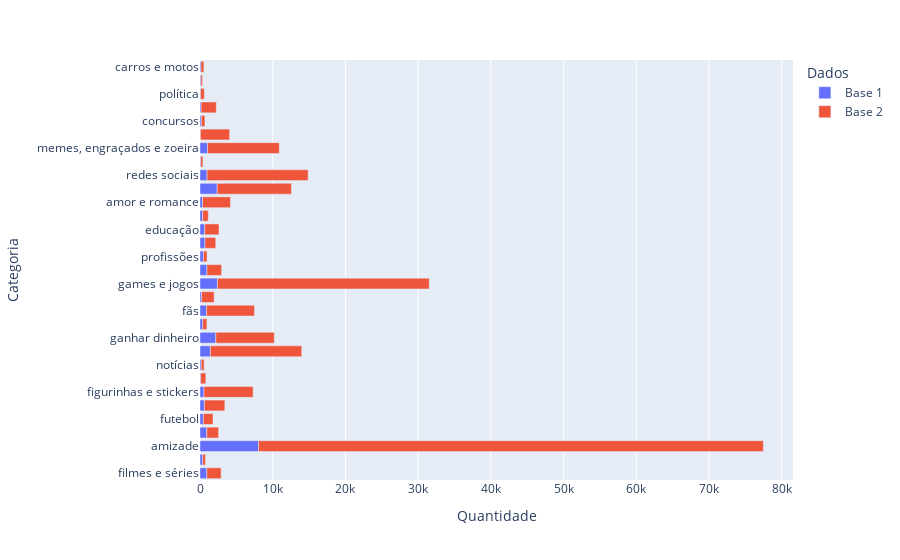

Notebook code for this chart:
### Markdown cell above
## Distribuition

### Code cell
df1 = pd.DataFrame({"Dados": ['Base 1' for i in range(31)], "Categoria": list(qtd_cat_base1.keys()), "Quantidade": list(qtd_cat_base1.values())})
df2 = pd.DataFrame({"Dados": ['Base 2' for i in range(31)], "Categoria": list(qtd_cat_base2.keys()), "Quantidade": list(qtd_cat_base2.values())})

fig = px.bar(pd.concat([df1, df2]), color='Dados', y='Categoria', x='Quantidade')
fig.show()

### Figure 1 — Plotly figure (JSON) as saved in the notebook; plotly's stock layout.template omitted (floating-point values rounded to 4 significant figures)
{"data": [{"alignmentgroup": "True", "hovertemplate": "Dados=Base 1<br>Quantidade=%{x}<br>Categoria=%{y}<extra></extra>", "legendgroup": "Base 1", "marker": {"color": "#636efa", "pattern": {"shape": ""}}, "name": "Base 1", "offsetgroup": "Base 1", "orientation": "h", "showlegend": true, "textposition": "auto", "type": "bar", "x": [941, 359, 8045, 930, 457, 604, 540, 101, 173, 1424, 2175, 373, 891, 221, 2397, 959, 468, 688, 643, 357, 348, 2361, 968, 106, 1042, 61, 186, 157, 83, 124, 137], "xaxis": "x", "y": ["filmes e séries", "tv", "amizade", "religião", "futebol", "esportes e academia", "figurinhas e stickers", "vagas de empregos", "notícias", "desenhos e animes", "ganhar dinheiro", "frases e mensagens", "fãs", "emagrecimento e perda de peso", "games e jogos", "música", "profissões", "moda e beleza", "educação", "namoro", "amor e romance", "outros", "redes sociais", "cidades", "memes, engraçados e zoeira", "links de grupos", "concursos", "festas, baladas e eventos", "política", "receitas", "carros e motos"], "yaxis": "y"}, {"alignmentgroup": "True", "hovertemplate": "Dados=Base 2<br>Quantidade=%{x}<br>Categoria=%{y}<extra></extra>", "legendgroup": "Base 2", "marker": {"color": "#EF553B", "pattern": {"shape": ""}}, "name": "Base 2", "offsetgroup": "Base 2", "orientation": "h", "showlegend": true, "textposition": "auto", "type": "bar", "x": [6759, 69419, 8041, 702, 12564, 29126, 9858, 3838, 1630, 1722, 10214, 1333, 13901, 781, 575, 390, 510, 2007, 398, 4008, 211, 1479, 500, 1961, 298, 1971, 2810, 6600, 2086, 401, 490], "xaxis": "x", "y": ["figurinhas e stickers", "amizade", "ganhar dinheiro", "vagas de empregos", "desenhos e animes", "games e jogos", "memes, engraçados e zoeira", "amor e romance", "religião", "emagrecimento e perda de peso", "outros", "futebol", "redes sociais", "namoro", "frases e mensagens", "notícias", "política", "música", "tv", "links de grupos", "receitas", "moda e beleza", "profissões", "filmes e séries", "cidades", "educação", "esportes e academia", "fãs", "festas, baladas e eventos", "carros e motos", "concursos"], "yaxis": "y"}], "layout": {"barmode": "relative", "legend": {"title": {"text": "Dados"}, "tracegroupgap": 0}, "margin": {"t": 60}, "xaxis": {"anchor": "y", "domain": [0, 1], "title": {"text": "Quantidade"}}, "yaxis": {"anchor": "x", "domain": [0, 1], "title": {"text": "Categoria"}}}}
